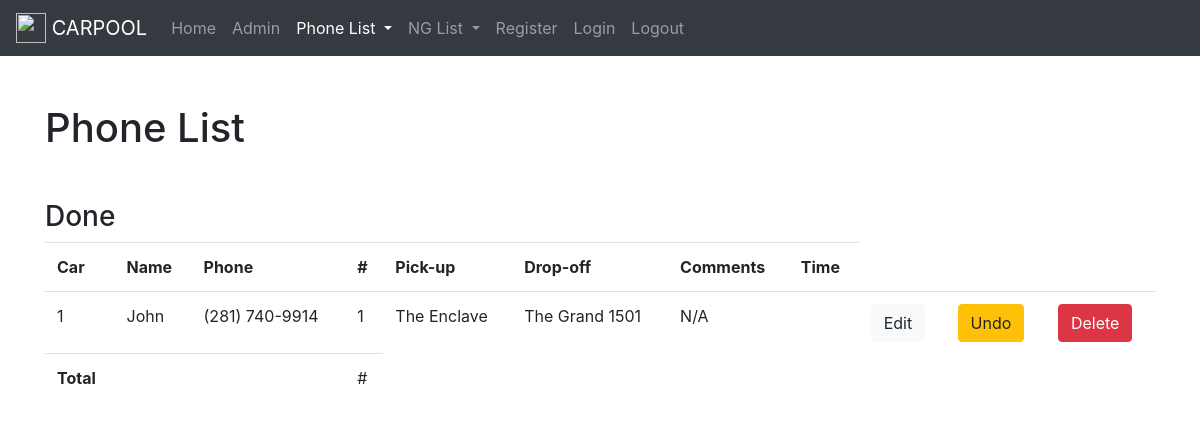
The app's page /phonelist/done/ with its own data.
### phonelist/models.py (models this page shows, shortened)
class Ride(models.Model):
    name = models.CharField(max_length=50)
    phone = models.CharField(max_length=20)
    car = models.PositiveSmallIntegerField()
    num_patrons = models.PositiveSmallIntegerField()
    pickup = models.CharField(max_length=100)
    dropoff = models.CharField(max_length=100)
    comments = models.TextField()
    time = models.DateTimeField(default=timezone.now())  # Alternative: default=timezone.now
    waiting = models.BooleanField()
    riding = models.BooleanField()
    done = models.BooleanField()
    cancelled = models.BooleanField()
    deleted = models.BooleanField()

### phonelist/views.py (the view)
# urls.py: path('done/', views.done, name='phonelist-done'),
def done(request):
    context = {
        'done_list': Ride.objects.all().filter(done=True),
        'title': 'Phone List',
        'phone_list': 'active',
        'done': True,
    }
    return render(request, 'phonelist/home.html', context)

### phonelist/templates/phonelist/home.html (shortened to what this page needs)
{% extends "phonelist/base.html" %}
{% block content %}
    <div class="container"><h1>Phone List</h1></div>
    {% if all or done %}
        {% include "phonelist/list.html" with rides=done_list listtype="Done" now=now %}
    {% endif %}
{% endblock content %}

### phonelist/templates/phonelist/list.html (shortened to what this page needs)
<div class="container"><h3>{{ listtype }}</h3></div>
<div class="container">
    <table class="table">
        <tr>
            {% if listtype != "Waiting" %}
                <th>Car</th>
            {% endif %}
            <th>Name</th>
            <th>Phone</th>
            <th>#</th>
            <th>Pick-up</th>
            <th>Drop-off</th>
            <th>Comments</th>
            <th>Time</th>
        </tr>
        {% for ride in rides %}
            <tr>
                {% if listtype != "Waiting" %}
                    <td>{{ ride.car }}</td>
                {% endif %}
                <td>{{ ride.name }}</td>
                <td>{{ ride.phone }}</td>
                <td>{{ ride.num_patrons }}</td>
                <td>{{ ride.pickup }}</td>
                <td>{{ ride.dropoff }}</td>
                {% if ride.comments == "" %}
                    <td>N/A</td>
                {% else %}
                    <td><button type="button" class="btn btn-link">View</button></td>
                {% endif %}
                <td>{{ now|timesince:ride.time }}</td>
                <td><button type="button" class="btn btn-light">Edit</button></td>
                {% if listtype == "Riding" or listtype == "Done" or listtype == "Cancelled" %}
                    <td><button type="button" class="btn btn-warning">Undo</button></td>
                {% endif %}
                {% if listtype == "Done" or listtype == "Cancelled" %}
                    <td><button type="button" class="btn btn-danger">Delete</button></td>
                {% endif %}
            </tr>
        {% endfor %}
        <tr>
            <th>Total</th>
            <th></th>
            {% if listtype != "Waiting" %}
                <th></th>
            {% endif %}
            <td>#</td>
        </tr>
    </table>
</div>

### records on screen
Ride: car "1", name "John", phone "(281) 740-9914", num_patrons "1", pickup "The Enclave", dropoff "The Grand 1501", comments "N/A"

### other values on screen
{{ listtype }} "Done"
